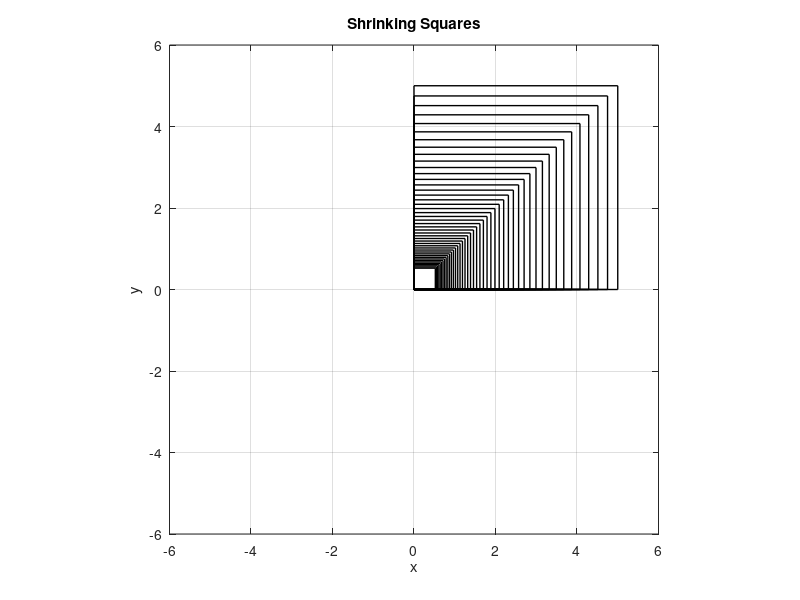

Recreate this plot in MATLAB.
clc; clear; close all;

% A. 초기 사각형 (변 5) – 꼭짓점 행렬 (닫힘 위해 첫 점 반복)
L0 = 5;
P  = [0 5 5 0 0;   % x
      0 0 5 5 0];  % y   (2x5)

% B. 스케일 계수 s: 처음 1에서 매 단계 0.95배
s = 1;  decay = 0.95;

figure; hold on; grid on; box on; axis equal
xlim([-6 6]); ylim([-6 6]);
title('Shrinking Squares'); xlabel('x'); ylabel('y');

% C, D. 매 단계 행렬 S = sI 적용 후 그리기, 변 길이 <= 0.5면 종료
while L0 * s > 0.5
    S = [s 0; 0 s];     % 스케일링 행렬
    Q = S * P;          % 꼭짓점 변환 (행렬 연산)

    plot(Q(1,:), Q(2,:), 'k-', 'LineWidth', 1);  % 꼭짓점 순서대로 연결
    drawnow; pause(0.02);

    s = s * decay;      % 다음 단계로 축소
end

